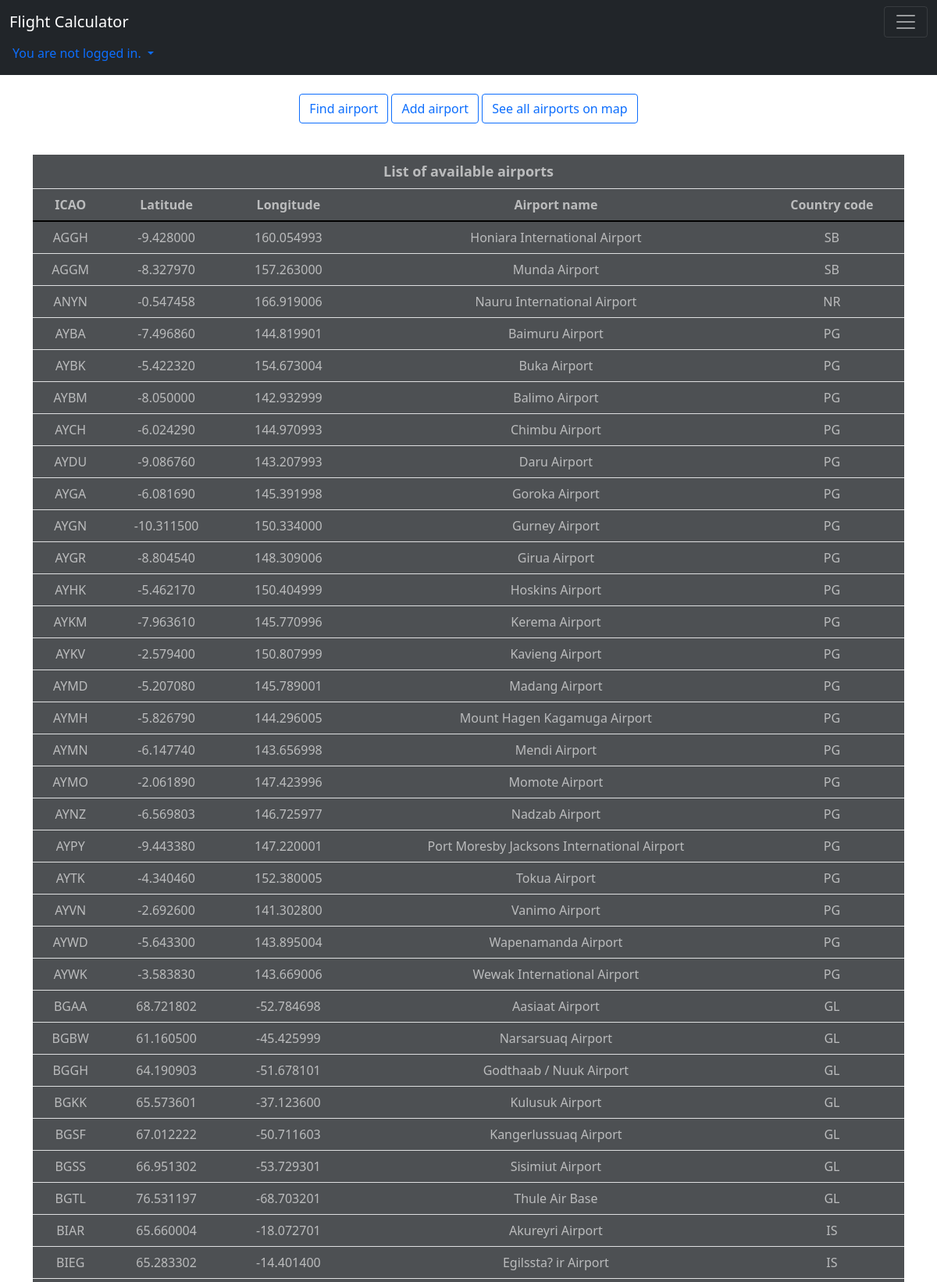
The page /viewer/airports (upper part) on the database its author committed.
### viewer/models.py (models this page shows, shortened)
class Airport(models.Model):
    ICAO = models.CharField(max_length=4)
    name = models.CharField(max_length=100)
    lat = models.DecimalField(max_digits=8, decimal_places=6)
    lon = models.DecimalField(max_digits=9, decimal_places=6)
    iso_country = models.CharField(max_length=2)

### viewer/views.py (the view)
# urls.py: path('airports', AirportsView.as_view(), name="airports"),
class AirportsView(ListView):
    template_name = "airports.html"
    model = Airport
    paginate_by = 50
    def get_context_data(self, **kwargs):
        context = super(AirportsView, self).get_context_data(**kwargs)
        context.update({
            'airports': context.get('airport_list'),
        })
        return context

### viewer/templates/airports.html (shortened to what this page needs)
{% extends "base.html" %}
{% block content %}
<a href="{% url 'viewer:airport_search' %}" class="btn btn-outline-primary mt-4">Find airport</a>
<a href="{% url 'viewer:airport_add' %}" class="btn btn-outline-primary mt-4">Add airport</a>
<a href="{% url 'viewer:airports_map' %}" class="btn btn-outline-primary mt-4">See all airports on map</a>
<table class="table table-light table-hover" style="margin-top: 40px;">
  <thead class="thead-light">
  <tr>
    <th colspan="9" style="font-size: large;">List of available airports</th>
  </tr>
    <tr>
      <th scope="col">ICAO</th>
        <th scope="col">Latitude</th>
      <th scope="col">Longitude</th>
      <th scope="col">Airport name</th>
      <th scope="col">Country code</th>
    </tr>
  </thead>
  <tbody>
  {% for airport in object_list %}
    <tr onclick="window.location='{% url "viewer:airport_map" airport.id %}'">
      <td>{{ airport.ICAO}}</td>
      <td>{{ airport.lat }}</td>
      <td>{{ airport.lon }}</td>
      <td>{{ airport.name }}</td>
      <td>{{ airport.iso_country }} {%if user.is_superuser%}<a class="btn btn-danger btn-sm float-end" href="{% url "viewer:delete_airport" airport.id %}">Delete</a> {%endif%}</td>
    </tr>
  {% endfor %}
  </tbody>
</table>
{% endblock %}

### rows shown on the page
Airport: ICAO "AGGH", lat "-9.428000", lon "160.054993", name "Honiara International Airport", iso_country "SB"
Airport: ICAO "AGGM", lat "-8.327970", lon "157.263000", name "Munda Airport", iso_country "SB"
Airport: ICAO "ANYN", lat "-0.547458", lon "166.919006", name "Nauru International Airport", iso_country "NR"
Airport: ICAO "AYBA", lat "-7.496860", lon "144.819901", name "Baimuru Airport", iso_country "PG"
Airport: ICAO "AYBK", lat "-5.422320", lon "154.673004", name "Buka Airport", iso_country "PG"
Airport: ICAO "AYBM", lat "-8.050000", lon "142.932999", name "Balimo Airport", iso_country "PG"
Airport: ICAO "AYCH", lat "-6.024290", lon "144.970993", name "Chimbu Airport", iso_country "PG"
Airport: ICAO "AYDU", lat "-9.086760", lon "143.207993", name "Daru Airport", iso_country "PG"
Airport: ICAO "AYGA", lat "-6.081690", lon "145.391998", name "Goroka Airport", iso_country "PG"
Airport: ICAO "AYGN", lat "-10.311500", lon "150.334000", name "Gurney Airport", iso_country "PG"
Airport: ICAO "AYGR", lat "-8.804540", lon "148.309006", name "Girua Airport", iso_country "PG"
Airport: ICAO "AYHK", lat "-5.462170", lon "150.404999", name "Hoskins Airport", iso_country "PG"
Airport: ICAO "AYKM", lat "-7.963610", lon "145.770996", name "Kerema Airport", iso_country "PG"
Airport: ICAO "AYKV", lat "-2.579400", lon "150.807999", name "Kavieng Airport", iso_country "PG"
Airport: ICAO "AYMD", lat "-5.207080", lon "145.789001", name "Madang Airport", iso_country "PG"
Airport: ICAO "AYMH", lat "-5.826790", lon "144.296005", name "Mount Hagen Kagamuga Airport", iso_country "PG"
Airport: ICAO "AYMN", lat "-6.147740", lon "143.656998", name "Mendi Airport", iso_country "PG"
Airport: ICAO "AYMO", lat "-2.061890", lon "147.423996", name "Momote Airport", iso_country "PG"
Airport: ICAO "AYNZ", lat "-6.569803", lon "146.725977", name "Nadzab Airport", iso_country "PG"
Airport: ICAO "AYPY", lat "-9.443380", lon "147.220001", name "Port Moresby Jacksons International Airport", iso_country "PG"
Airport: ICAO "AYTK", lat "-4.340460", lon "152.380005", name "Tokua Airport", iso_country "PG"
Airport: ICAO "AYVN", lat "-2.692600", lon "141.302800", name "Vanimo Airport", iso_country "PG"
Airport: ICAO "AYWD", lat "-5.643300", lon "143.895004", name "Wapenamanda Airport", iso_country "PG"
Airport: ICAO "AYWK", lat "-3.583830", lon "143.669006", name "Wewak International Airport", iso_country "PG"
Airport: ICAO "BGAA", lat "68.721802", lon "-52.784698", name "Aasiaat Airport", iso_country "GL"
Airport: ICAO "BGBW", lat "61.160500", lon "-45.425999", name "Narsarsuaq Airport", iso_country "GL"
Airport: ICAO "BGGH", lat "64.190903", lon "-51.678101", name "Godthaab / Nuuk Airport", iso_country "GL"
Airport: ICAO "BGKK", lat "65.573601", lon "-37.123600", name "Kulusuk Airport", iso_country "GL"
Airport: ICAO "BGSF", lat "67.012222", lon "-50.711603", name "Kangerlussuaq Airport", iso_country "GL"
Airport: ICAO "BGSS", lat "66.951302", lon "-53.729301", name "Sisimiut Airport", iso_country "GL"
Airport: ICAO "BGTL", lat "76.531197", lon "-68.703201", name "Thule Air Base", iso_country "GL"
Airport: ICAO "BIAR", lat "65.660004", lon "-18.072701", name "Akureyri Airport", iso_country "IS"
Airport: ICAO "BIEG", lat "65.283302", lon "-14.401400", name "Egilssta? ir Airport", iso_country "IS"
